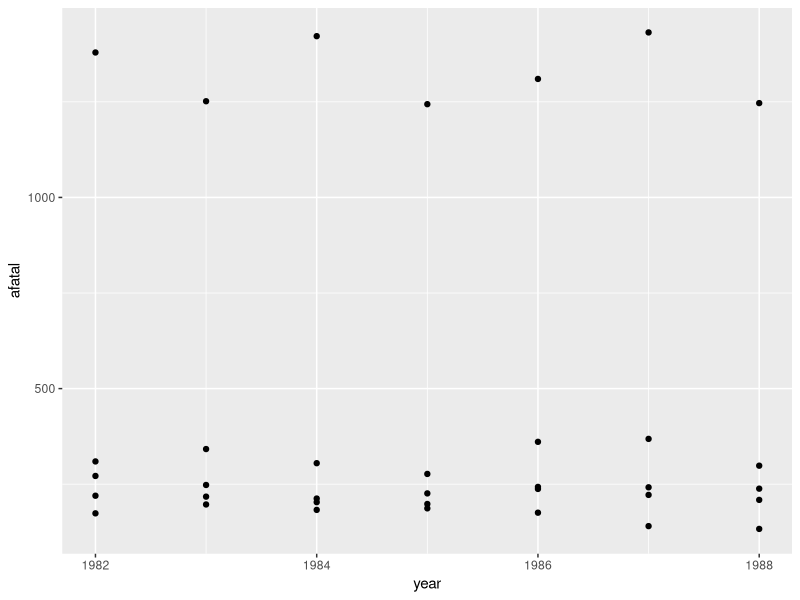

Write the R code that produced this figure.
## ---- chunk 1
fatalities <- read.csv("Fatalities.csv")
library(tidyverse)
## ---- chunk 2
fatalities %>%
  filter(state %in% c("al", "az", "ar", "ca", "co")) %>%
  ggplot(aes(x = year, y = afatal)) + geom_point()
## ---- chunk 3
fatalities$pop_100k <- fatalities$pop/100000
fatal_lm <- lm(afatal ~ beertax + pop_100k, data = fatalities)
summary(fatal_lm)
## ---- chunk 4
library(plm)
fatal2 <- pdata.frame(fatalities, index = c("state","year"))
fatal_plm <- plm(afatal ~ beertax + pop_100k, data = fatal2, model = "within")
summary(fatal_plm)
## ---- chunk 5
fatal_plm2 <- plm(afatal ~ beertax + pop_100k + unemp, data = fatal2, model = "within")
summary(fatal_plm2)
